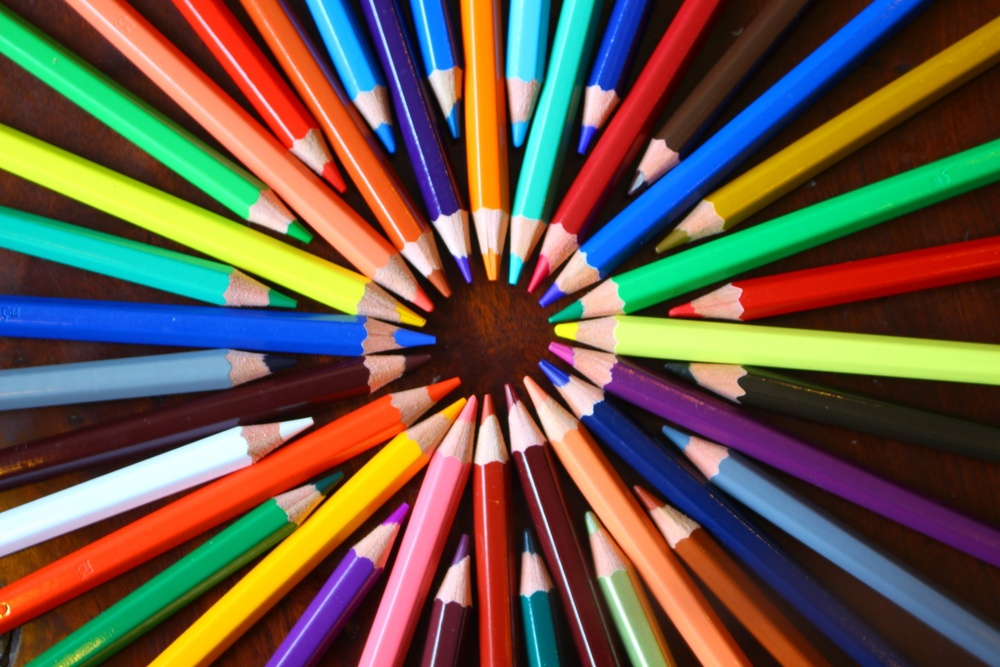
#> input picture Imagens/Lapis.jpg, 1000 x 667 px, shrunk from 1920 x 1280 before the run, found by its file name
$ python 'Decompondo Imagem em Canais LAB -  Versão 1.3.0.py'
#> lines starting #> are read from the running program, lines starting #| are printed output that depends on the picture
#
########################################################################
# Importação das Bibliotecas Necessárias
########################################################################
#
import cv2 as cv
import matplotlib.pyplot as plt
import os
from pathlib import Path

#
########################################################################
# Definições Gerais
########################################################################
#
NomeImagem  = "Lapis.jpg"
NomeDiagrama = "DiagramaLAB.jpg"
dirRaiz = Path.home()
dirBase = "Atividades/LocalCV"
dirImagem = "Imagens"
dirCaminhoImagem = str(Path(dirRaiz, dirBase, dirImagem, NomeImagem))
dirCaminhoDiagrama = str(Path(dirRaiz, dirBase, dirImagem, NomeDiagrama))

#
########################################################################
# Lendo a Imagem
########################################################################
#
ImagemColorida = cv.imread ( dirCaminhoImagem, cv.IMREAD_COLOR)
#> ImagemColorida is the input picture: shape (667, 1000, 3); mean B, G, R 73.6, 88.1, 105.8
ImgDiagrama = cv.imread ( dirCaminhoDiagrama, cv.IMREAD_COLOR)
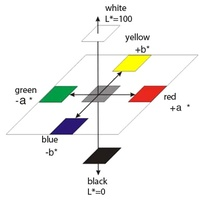
#> input picture Imagens/DiagramaLAB.jpg, 208 x 201 px, shrunk from 400 x 385 before the run, found by its file name
#> ImgDiagrama is the input picture: shape (201, 208, 3); mean B, G, R 239.8, 242, 242.5

#
########################################################################
# Checando se a Imagem Foi Lida com Sucesso
########################################################################
#
if ImagemColorida is None:
    os.system ("clear")
    print( "Não Foi Localizada a Imagem : ", NomeImagem)
    exit ()

if ImgDiagrama is None:
    os.system ("clear")
    print( "Não Foi Localizada a Imagem : ", NomeDiagrama)
    exit ()

#
########################################################################
# Transformando para o Padrào HSV
########################################################################
#
imgLAB = cv.cvtColor(ImagemColorida, cv.COLOR_BGR2LAB)
#> imgLAB: shape (667, 1000, 3); mean of channels 0, 1, 2 103.1, 140.1, 141

#
########################################################################
# Decompondo a Imagem nos Diferentes Canais
########################################################################
#
L, A, B = cv.split(imgLAB)
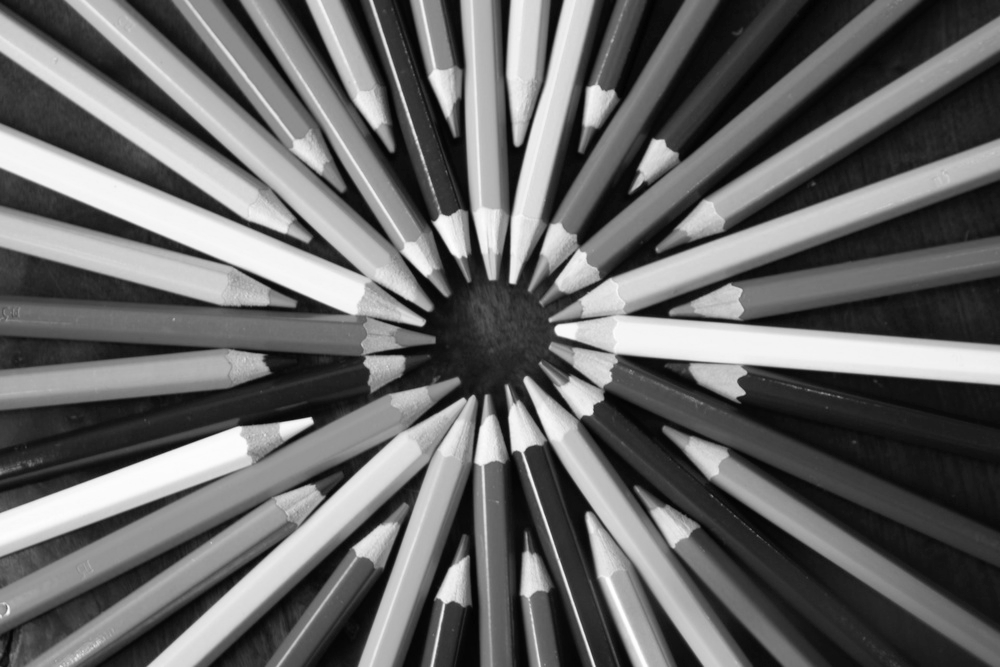
#> L: shape (667, 1000); min 2, max 255, mean 103.1
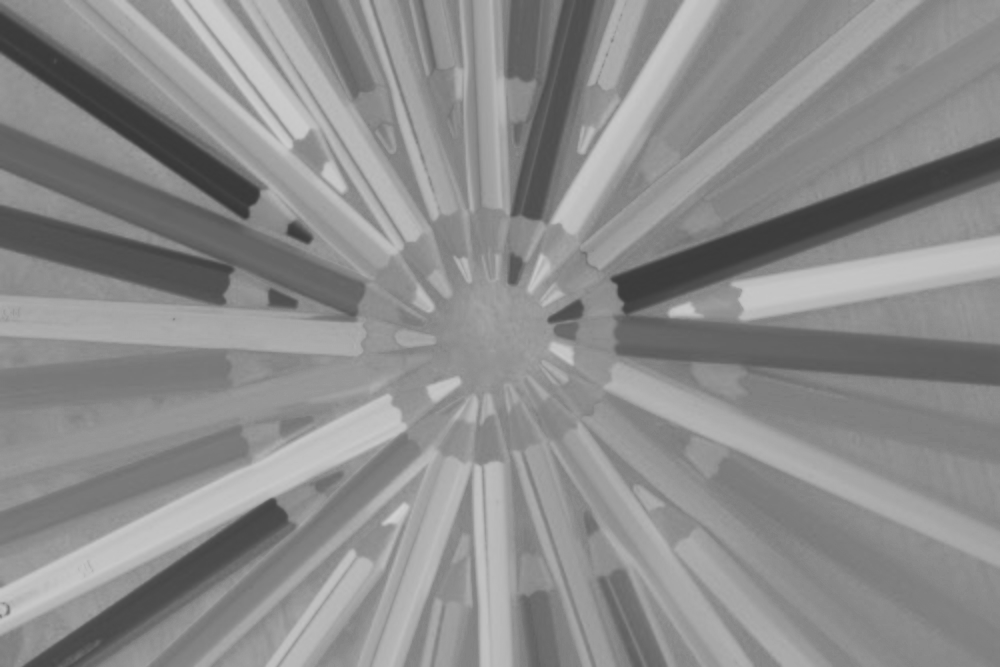
#> A: shape (667, 1000); min 56, max 209, mean 140.1
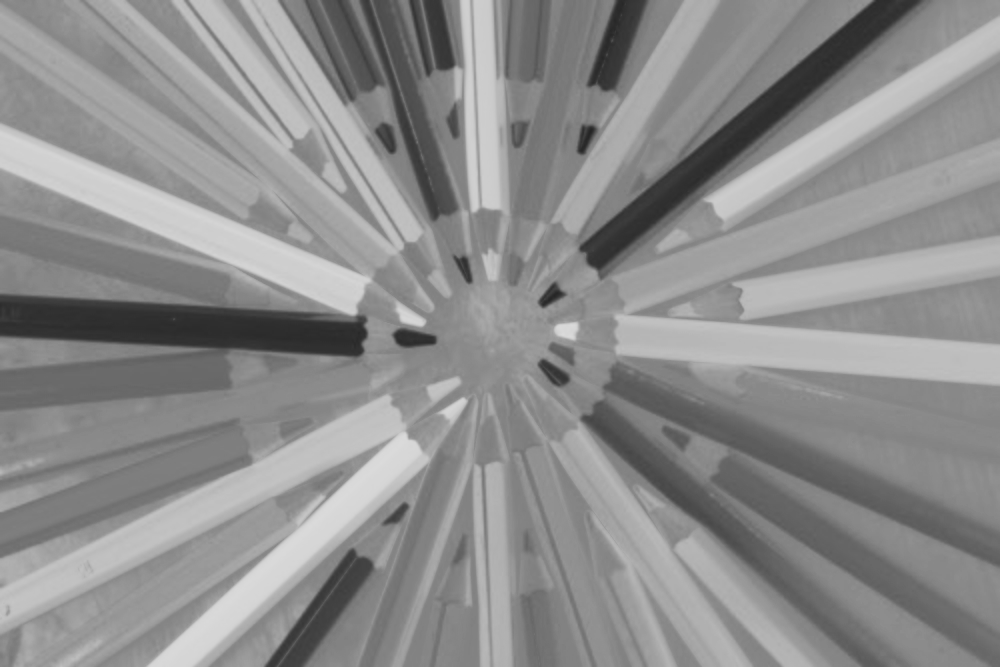
#> B: shape (667, 1000); min 35, max 219, mean 141

#
########################################################################
# Convertendo para Matplotlib
########################################################################
#
ImagemColorida = cv.cvtColor(ImagemColorida, cv.COLOR_BGR2RGB)
imgL = cv.cvtColor(L, cv.COLOR_BGR2RGB)
#> imgL: shape (667, 1000, 3); mean of channels 0, 1, 2 103.1, 103.1, 103.1
imgA = cv.cvtColor(A, cv.COLOR_BGR2RGB)
#> imgA: shape (667, 1000, 3); mean of channels 0, 1, 2 140.1, 140.1, 140.1
imgB = cv.cvtColor(B, cv.COLOR_BGR2RGB)
#> imgB: shape (667, 1000, 3); mean of channels 0, 1, 2 141, 141, 141

#
########################################################################
# Apresentação dos Resultados
########################################################################
#
Grafico = plt.figure()

Grafico.add_subplot(2,3,1)
plt.imshow(ImagemColorida )
plt.title("Original")

Grafico.add_subplot(2,3,2)
plt.imshow(ImgDiagrama )
plt.axis ( "off")
plt.title("Diagrama LAB")

Grafico.add_subplot(2,3,4)
plt.imshow(imgL )
plt.title("Canal Lightness")

Grafico.add_subplot(2,3,5)
plt.imshow(imgA )
plt.title("Canal A")

Grafico.add_subplot(2,3,6)
plt.imshow(imgB )
plt.title("Canal B")

plt.tight_layout()
plt.show ()
#> figure, not shown here; B, G, R data is drawn as R, G, B

########################################################################
# FIM DO PROGRAMA
########################################################################
